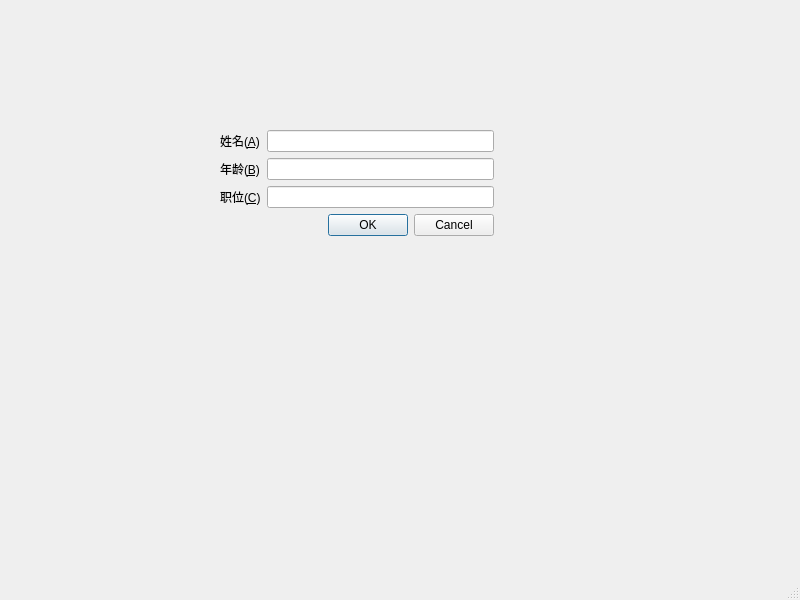
<?xml version="1.0" encoding="UTF-8"?>
<ui version="4.0">
 <class>MainWindow</class>
 <widget class="QMainWindow" name="MainWindow">
  <property name="geometry">
   <rect>
    <x>0</x>
    <y>0</y>
    <width>800</width>
    <height>600</height>
   </rect>
  </property>
  <property name="windowTitle">
   <string>MainWindow</string>
  </property>
  <widget class="QWidget" name="centralwidget">
   <widget class="QWidget" name="">
    <property name="geometry">
     <rect>
      <x>220</x>
      <y>130</y>
      <width>274</width>
      <height>123</height>
     </rect>
    </property>
    <layout class="QFormLayout" name="formLayout">
     <item row="0" column="1">
      <widget class="QLineEdit" name="lineEdit"/>
     </item>
     <item row="1" column="0">
      <widget class="QLabel" name="label_2">
       <property name="text">
        <string>年龄(&amp;B)</string>
       </property>
       <property name="buddy">
        <cstring>lineEdit_2</cstring>
       </property>
      </widget>
     </item>
     <item row="1" column="1">
      <widget class="QLineEdit" name="lineEdit_2"/>
     </item>
     <item row="2" column="0">
      <widget class="QLabel" name="label_3">
       <property name="text">
        <string>职位(&amp;C)</string>
       </property>
       <property name="buddy">
        <cstring>lineEdit_3</cstring>
       </property>
      </widget>
     </item>
     <item row="2" column="1">
      <widget class="QLineEdit" name="lineEdit_3"/>
     </item>
     <item row="3" column="1">
      <widget class="QDialogButtonBox" name="buttonBox">
       <property name="standardButtons">
        <set>QDialogButtonBox::Cancel|QDialogButtonBox::Ok</set>
       </property>
      </widget>
     </item>
     <item row="0" column="0">
      <widget class="QLabel" name="label">
       <property name="text">
        <string>姓名(&amp;A)</string>
       </property>
       <property name="buddy">
        <cstring>lineEdit</cstring>
       </property>
      </widget>
     </item>
    </layout>
   </widget>
  </widget>
  <widget class="QMenuBar" name="menubar">
   <property name="geometry">
    <rect>
     <x>0</x>
     <y>0</y>
     <width>800</width>
     <height>26</height>
    </rect>
   </property>
  </widget>
  <widget class="QStatusBar" name="statusbar"/>
 </widget>
 <resources/>
 <connections/>
</ui>
